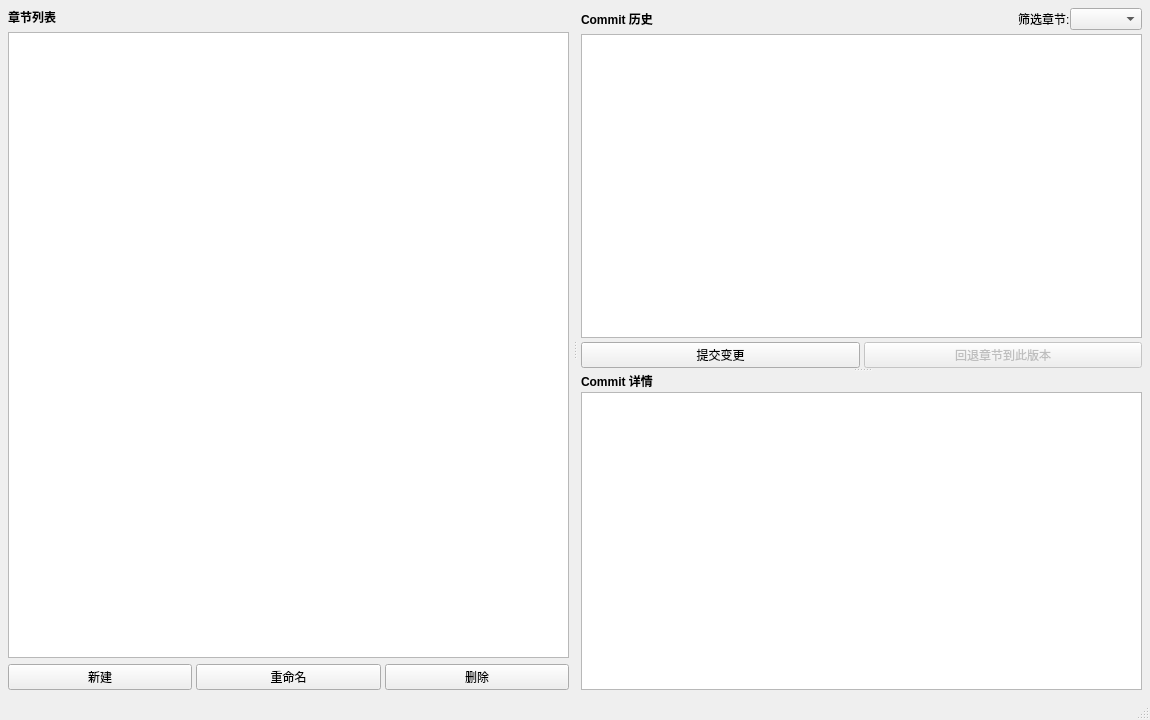
<?xml version="1.0" encoding="UTF-8"?>
<ui version="4.0">
 <class>MainWindow</class>
 <widget class="QMainWindow" name="MainWindow">
  <property name="geometry">
   <rect>
    <x>0</x>
    <y>0</y>
    <width>1150</width>
    <height>720</height>
   </rect>
  </property>
  <property name="windowTitle">
   <string>Git 章节管理</string>
  </property>

  <!-- 中央区域 -->
  <widget class="QWidget" name="centralwidget">
   <layout class="QHBoxLayout" name="mainLayout">
    <property name="spacing"><number>0</number></property>
    <property name="leftMargin"><number>4</number></property>
    <property name="topMargin"><number>4</number></property>
    <property name="rightMargin"><number>4</number></property>
    <property name="bottomMargin"><number>4</number></property>
    <item>
     <widget class="QSplitter" name="mainSplitter">
      <property name="orientation"><enum>Qt::Horizontal</enum></property>
      <property name="childrenCollapsible"><bool>false</bool></property>

      <!-- ====== 左侧：章节面板 ====== -->
      <widget class="QWidget" name="chapterPanel">
       <layout class="QVBoxLayout" name="chapterLayout">
        <property name="spacing"><number>6</number></property>
        <property name="leftMargin"><number>4</number></property>
        <property name="topMargin"><number>4</number></property>
        <property name="rightMargin"><number>4</number></property>
        <property name="bottomMargin"><number>4</number></property>
        <item>
         <widget class="QLabel" name="chapterTitleLabel">
          <property name="text"><string>章节列表</string></property>
          <property name="font"><font><bold>true</bold></font></property>
         </widget>
        </item>
        <item>
         <widget class="QListView" name="chapterListView">
          <property name="editTriggers"><set>QAbstractItemView::NoEditTriggers</set></property>
          <property name="selectionMode"><enum>QAbstractItemView::SingleSelection</enum></property>
         </widget>
        </item>
        <item>
         <layout class="QHBoxLayout" name="chapterBtnLayout">
          <property name="spacing"><number>4</number></property>
          <item><widget class="QPushButton" name="newChapterBtn"><property name="text"><string>新建</string></property></widget></item>
          <item><widget class="QPushButton" name="renameChapterBtn"><property name="text"><string>重命名</string></property></widget></item>
          <item><widget class="QPushButton" name="deleteChapterBtn"><property name="text"><string>删除</string></property></widget></item>
         </layout>
        </item>
       </layout>
      </widget>

      <!-- ====== 右侧：Commit 历史面板 ====== -->
      <widget class="QWidget" name="historyPanel">
       <layout class="QVBoxLayout" name="historyLayout">
        <property name="spacing"><number>0</number></property>
        <property name="leftMargin"><number>4</number></property>
        <property name="topMargin"><number>4</number></property>
        <property name="rightMargin"><number>4</number></property>
        <property name="bottomMargin"><number>4</number></property>

        <!-- 标题 + 筛选 -->
        <item>
         <layout class="QHBoxLayout" name="historyHeaderLayout">
          <property name="bottomMargin"><number>4</number></property>
          <item><widget class="QLabel" name="historyTitleLabel"><property name="text"><string>Commit 历史</string></property><property name="font"><font><bold>true</bold></font></property></widget></item>
          <item><spacer name="headerSpacer"><property name="orientation"><enum>Qt::Horizontal</enum></property><property name="sizeHint" stdset="0"><size><width>40</width><height>20</height></size></property></spacer></item>
          <item><widget class="QLabel" name="filterLabel"><property name="text"><string>筛选章节:</string></property></widget></item>
          <item><widget class="QComboBox" name="filterCombo"/></item>
         </layout>
        </item>

        <!-- ====== 垂直分割器：上方 Commit 列表 + 下方详情 ====== -->
        <item>
         <widget class="QSplitter" name="historySplitter">
          <property name="orientation"><enum>Qt::Vertical</enum></property>
          <property name="childrenCollapsible"><bool>false</bool></property>

          <!-- 上半：Commit 列表 + 按钮 -->
          <widget class="QWidget" name="commitListContainer">
           <layout class="QVBoxLayout" name="commitListLayout">
            <property name="spacing"><number>4</number></property>
            <property name="leftMargin"><number>0</number></property>
            <property name="topMargin"><number>0</number></property>
            <property name="rightMargin"><number>0</number></property>
            <property name="bottomMargin"><number>0</number></property>
            <item>
             <widget class="QListView" name="commitListView">
              <property name="editTriggers"><set>QAbstractItemView::NoEditTriggers</set></property>
              <property name="selectionMode"><enum>QAbstractItemView::SingleSelection</enum></property>
             </widget>
            </item>
            <item>
             <layout class="QHBoxLayout" name="commitBtnLayout">
              <item><widget class="QPushButton" name="commitBtn"><property name="text"><string>提交变更</string></property></widget></item>
              <item><widget class="QPushButton" name="rollbackBtn"><property name="text"><string>回退章节到此版本</string></property><property name="enabled"><bool>false</bool></property></widget></item>
             </layout>
            </item>
           </layout>
          </widget>

          <!-- 下半：Commit 详情 -->
          <widget class="QWidget" name="commitDetailContainer">
           <layout class="QVBoxLayout" name="commitDetailOuterLayout">
            <property name="spacing"><number>2</number></property>
            <property name="leftMargin"><number>0</number></property>
            <property name="topMargin"><number>0</number></property>
            <property name="rightMargin"><number>0</number></property>
            <property name="bottomMargin"><number>0</number></property>
            <item>
             <widget class="QLabel" name="commitDetailTitle">
              <property name="text"><string>Commit 详情</string></property>
              <property name="font"><font><bold>true</bold></font></property>
             </widget>
            </item>
            <item>
             <widget class="QTextBrowser" name="commitDetailBrowser">
              <property name="openExternalLinks"><bool>false</bool></property>
              <property name="openLinks"><bool>false</bool></property>
             </widget>
            </item>
           </layout>
          </widget>

         </widget>
        </item>
       </layout>
      </widget>

     </widget>
    </item>
   </layout>
  </widget>

  <widget class="QStatusBar" name="statusbar"/>
 </widget>
 <resources/>
 <connections/>
</ui>
